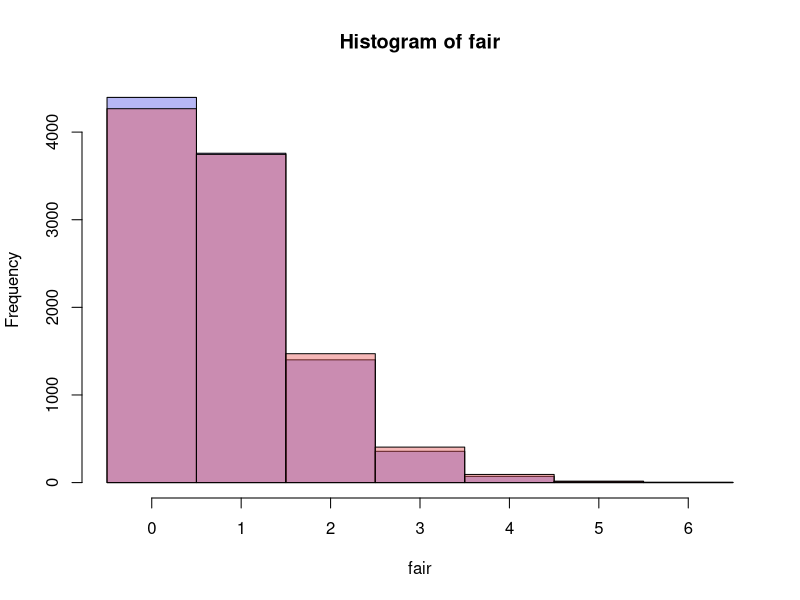

The R source for this figure:
## ---- chunk 1

## ---- chunk 2
# Simulate some data
fair <- rbinom(10000, size=30, prob=1/37)
unfair <- rbinom(10000, size=30, prob=1/36)

# Make some pretty colors.  alpha is "transparency"
blue <- rgb(0.3, 0.3, 0.9, alpha = 0.4)
pink <- rgb(0.9, 0.3, 0.3, alpha = 0.4)

# plot our histograms.  add=TRUE will add your plot to the current plot.
hist(fair, col=blue, breaks=0:7 - 0.5)
hist(unfair, col=pink, breaks=0:7 - 0.5, add=TRUE)
